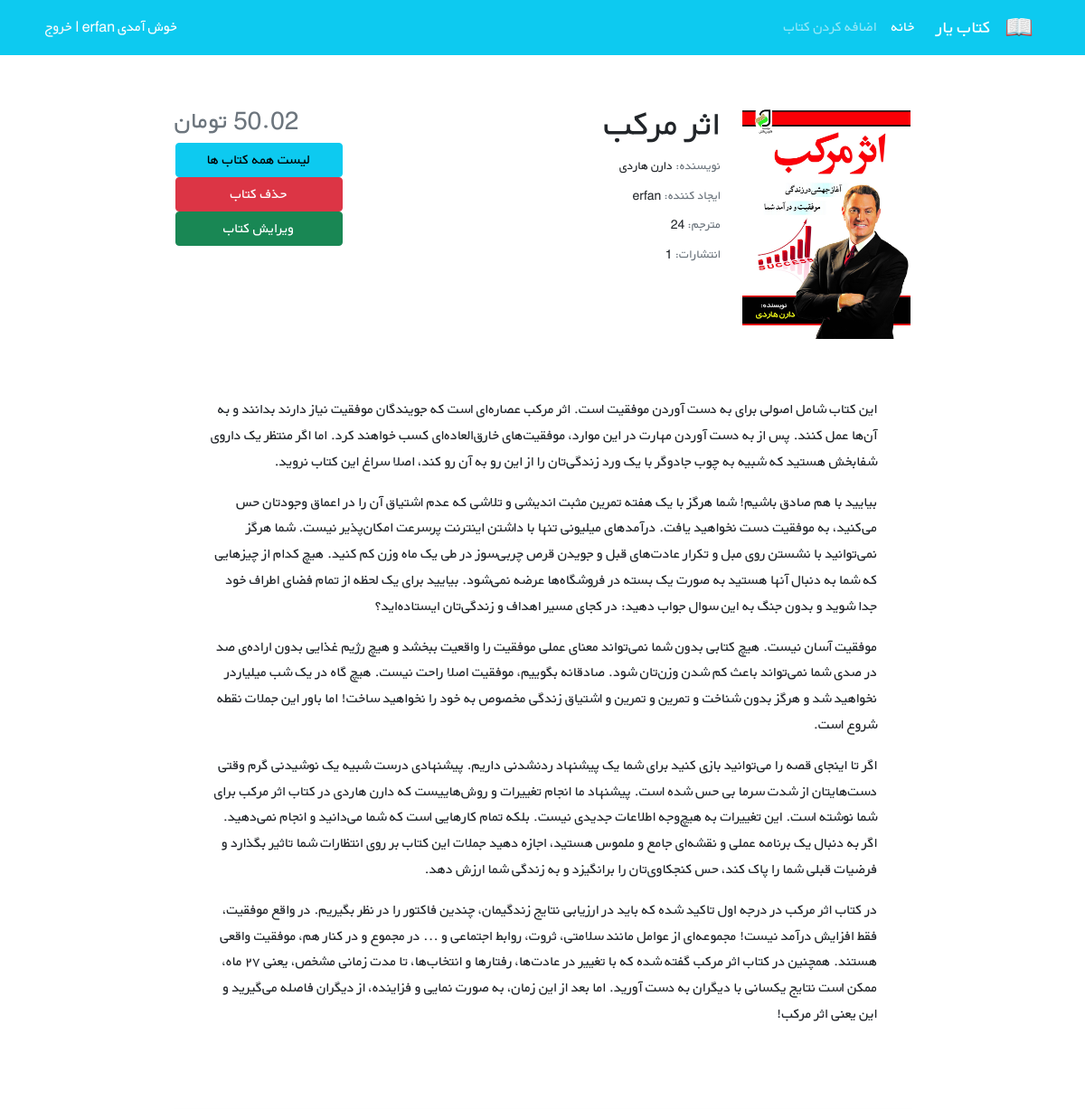
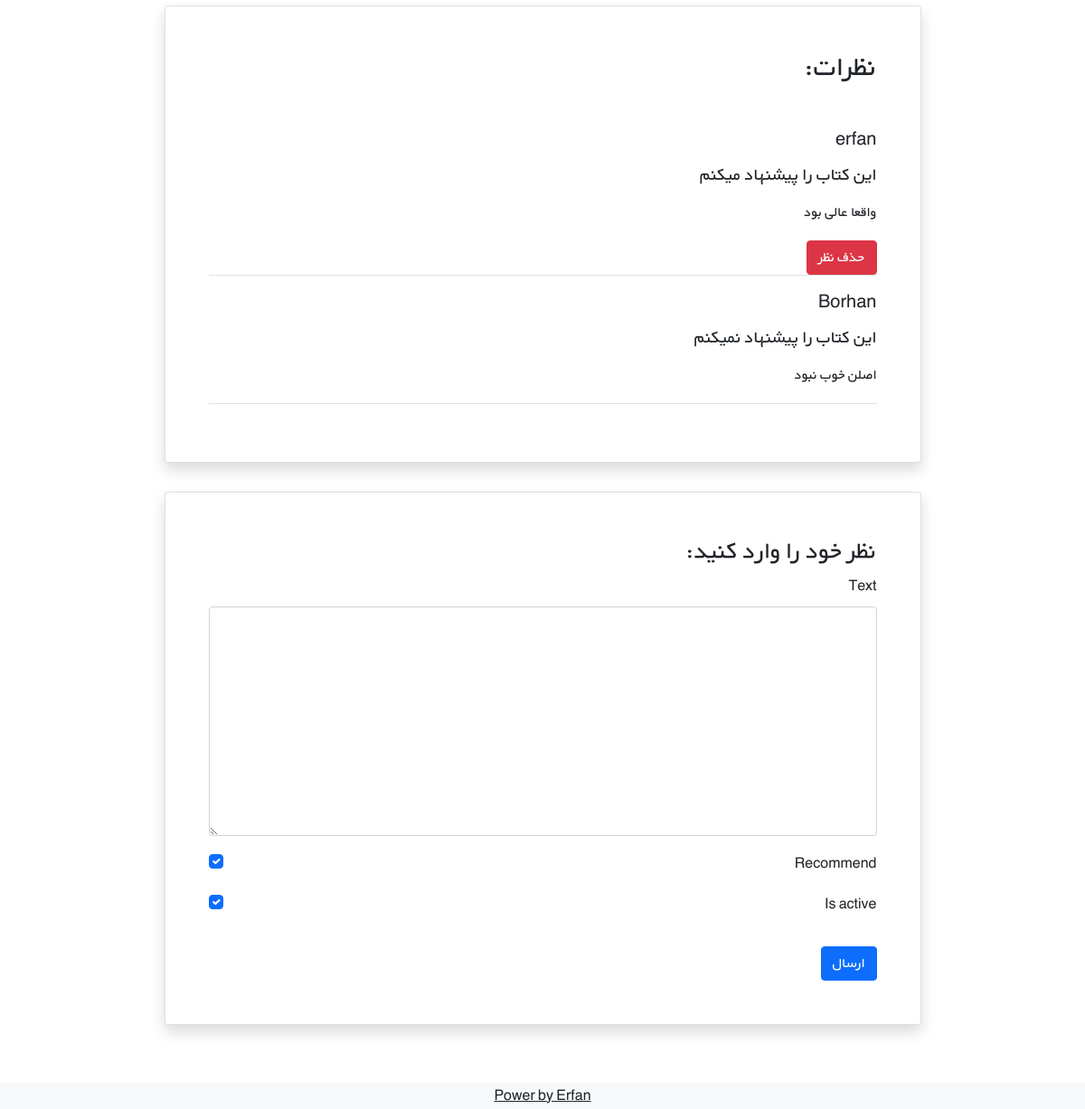
The page /books/1/ (signed in) on the database its author committed (2 pictures, top to bottom).
### books/models.py (models this page shows, shortened)
class Book(models.Model):
    user = models.ForeignKey(get_user_model() , on_delete=models.CASCADE)
    title = models.CharField(max_length=200)
    author = models.CharField(max_length=111)
    translator = models.CharField(max_length=111)
    publishers = models.CharField(max_length=111)
    author = models.CharField(max_length=111)
    description = models.TextField()
    price = models.DecimalField(max_digits=5 , decimal_places=2)
    cover = models.ImageField(upload_to="covers/" , blank=True)

class Comment(models.Model):
    user = models.ForeignKey(get_user_model() , on_delete=models.CASCADE)
    text = models.TextField(blank=True)
    date_time_created = models.DateTimeField(auto_now_add=True)
    book = models.ForeignKey(Book , on_delete=models.CASCADE , related_name="comments")
    is_active = models.BooleanField(default=True)
    recommend = models.BooleanField(default=True)

### account/models.py (models this page shows)
class CustomUser(AbstractUser):
    age = models.PositiveIntegerField(null=True , blank = True)

### books/views.py (the view)
# urls.py: path('<int:pk>/' ,book_detail_view , name = 'book_detail'),
def book_detail_view(request , pk):
    book = get_object_or_404(Book , pk=pk)
    book_comments = book.comments.all()
    if request.method == 'POST' :
        comment_form = CommentForm(request.POST)
        if comment_form.is_valid():
            new_comment = comment_form.save(commit=False)
            new_comment.book = book
            new_comment.user = request.user
            new_comment.save()
            comment_form = CommentForm()
    else:
        comment_form = CommentForm()
    return render(request , "books/book_detail.html" ,
                  {
                      "book" : book ,
                      "comments" : book_comments ,
                      "comment_form" : comment_form
                  })

### books/forms.py
class CommentForm(forms.ModelForm):
    class Meta:
        model = Comment
        fields = ('text' , 'recommend' , 'is_active' ,)

### books/templates/books/book_detail.html (shortened to what this page needs)
{% extends '_html.html' %}
{% load crispy_forms_tags %}
{% block content %}
    <div class="container mt-5" dir="rtl">
        <div class="">
            <div class="">
                <div class="d-flex justify-content-center">
                    <div class="row w-sm-75 w-100">
                        <div class="col-xs-12 col-md-3 d-flex justify-content-center">
                            <div>
                                {% if book.cover %}
                                    <img src="{{ book.cover.url }}" class="img-fluid rounded-start" alt="...">
                                {% endif %}
                            </div>
                        </div>
                        <div class="col-xs-12 col-md-6 text-center text-md-end mt-md-1 mt-4">
                            <h1>{{ book.title }}</h1>
                            <h5 class="small my-1"><span class="text-muted">نویسنده: </span>{{ book.author }}</h5>
                            <h5 class="small my-1"><span class="text-muted">ایجاد کننده: </span>{{ book.user.username }}</h5>
                            <h5 class="small my-1"><span class="text-muted">مترجم: </span>{{ book.translator }}</h5>
                            <h5 class="small my-1"><span class="text-muted">انتشارات: </span>{{ book.publishers }}</h5>
                        </div>
                        <div class="col-xs-12 col-md-3 d-flex flex-column">
                            <h3 class="align-self-center pt-2 text-muted align-self-md-end">
                                {{ book.price }} تومان
                            </h3>
                            <a class="btn btn-info" href={% url 'book_list' %}>لیست همه کتاب ها</a>
                            {% if book.user == user %}
                                <a class="btn btn-danger" href={% url 'book_delete' book.id %}>حذف کتاب</a>
                                <a class="btn btn-success" href={% url 'book_update' book.id %}>ویرایش کتاب</a>
                            {% endif %}
                        </div>
                    </div>
                </div>
                <div class="d-flex justify-content-center">
                    <div class="my-3 p-5 w-sm-75 w-100">
                        {{ book.description|linebreaks }}
                    </div>
                </div>
                <div class="d-flex justify-content-center">
                    <div class="card shadow my-3 p-5 w-sm-75 w-100">
                        <h2 class="mb-5">نظرات:</h2>
                        {% for comment in comments %}
                            {% if comment.is_active %}
                                <div class="border-bottom mb-3">
                                    <h5 class="mb-3">{{ comment.user.username }}</h5>
                                    {% if comment.recommend %}
                                        <h5>این کتاب را پیشنهاد میکنم</h5>
                                    {% else %}
                                        <h5>این کتاب را پیشنهاد نمیکنم</h5>
                                    {% endif %}
                                    <p>{{ comment.text|linebreaks }}</p>
                                    {% if comment.user == user %}
                                        <a class="btn btn-danger" href="{% url 'comment_delete' comment.id %}">حذف نظر</a>
                                    {% endif %}
                                </div>
                            {% endif %}
                        {% endfor %}
                    </div>
                </div>
                <div class="d-flex justify-content-center">
                    <div class="card shadow my-3 p-5 w-sm-75 w-100">
                        <h3>نظر خود را وارد کنید:</h3>
                        <form method="POST">
                            {{ comment_form|crispy }}
                            <button type="submit" class="btn btn-primary mt-3">ارسال</button>
                        </form>
                    </div>
                </div>
            </div>
        </div>
    </div>
{% endblock content %}

### static/css/style.css (style rules this page uses)
* { font-family: 'BYekan', sans-serif; line-height: 1.8rem; }
@media (min-width: 576px) { .w-sm-75 { width: 75%!important; } }

### rows shown on the page
Book: cover (picture), title "اثر مرکب", author "دارن هاردی", user.username "erfan", translator "24", publishers "1", description "این کتاب شامل اصولی برای به دست آوردن موفقیت است. اثر مرکب عصاره‌ای است که جویندگان موفقیت نیاز دارند بدانند و به آن‌ها عمل کنند. پس از به دست آوردن مهارت در این موارد، موفقیت‌های خارق‌العاده‌ای کسب خواهند کرد. اما اگر منتظر یک داروی شفابخش هستید که شبیه به چوب جادوگر با یک ورد زندگی‌تان را از این رو به آن رو کند، اصلا سراغ این کتاب نروید. بیایید با هم صادق باشیم! شما هرگز با یک هفته تمرین مثبت اندیشی و تلاشی که عدم اشتیاق آن را در اعماق وجودتان حس می‌کنید، به موفقیت دست نخواهید یافت. درآمدهای میلیونی تنها با داشتن اینترنت پرسرعت امکان‌پذیر نیست. شما هرگز نمی‌توانید با نشستن روی مبل و تکرار عادت‌های قبل و جویدن قرص چربی‌سوز در طی یک ماه وزن کم کنید. هیچ کدام از چیزهایی که شما به دنبال آنها…"
Comment: user.username "erfan", recommend "این کتاب را پیشنهاد میکنم", text "واقعا عالی بود", shows "حذف نظر"
Comment: user.username "Borhan", recommend "این کتاب را پیشنهاد نمیکنم", text "اصلن خوب نبود"
